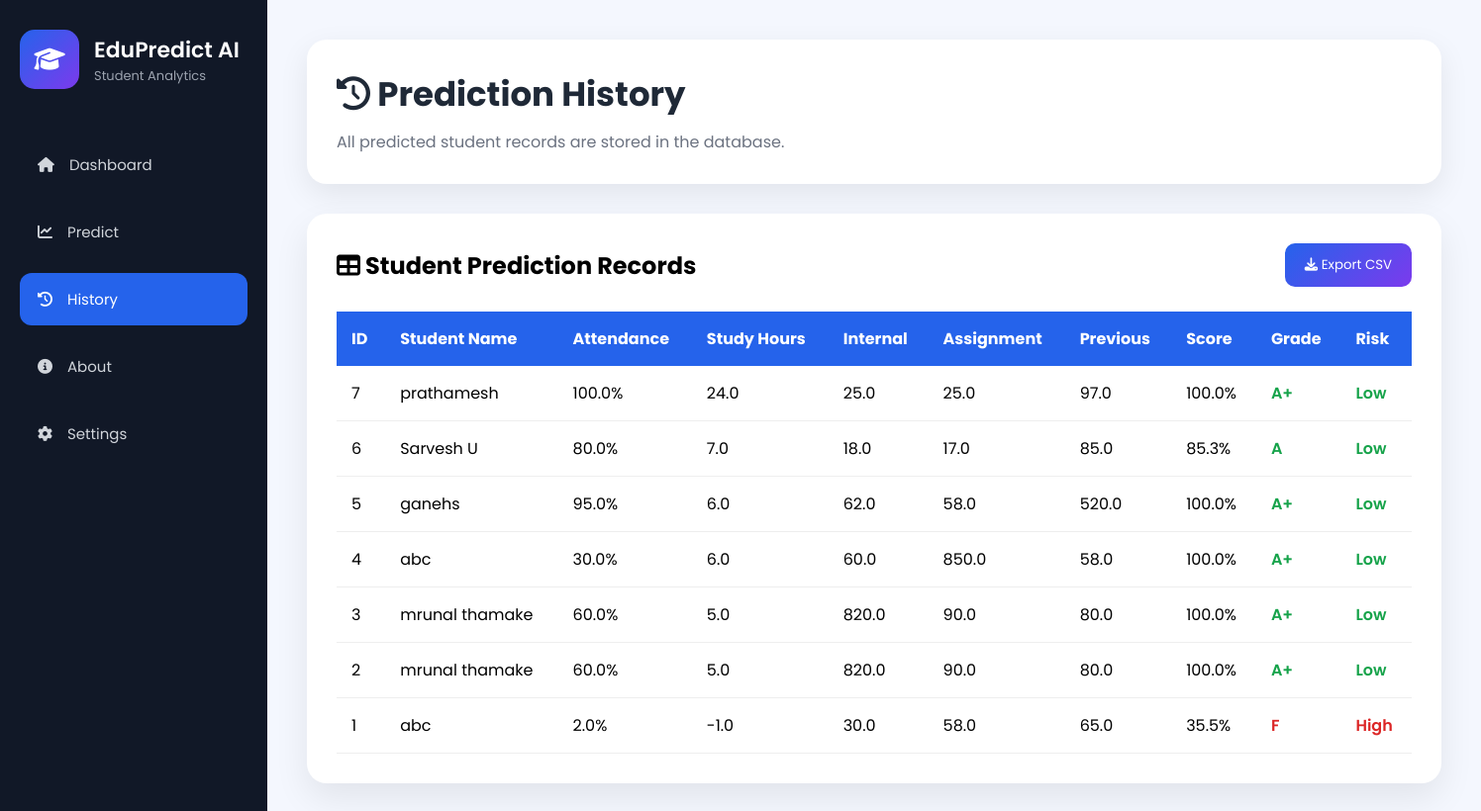
Before: /history with the older database file.
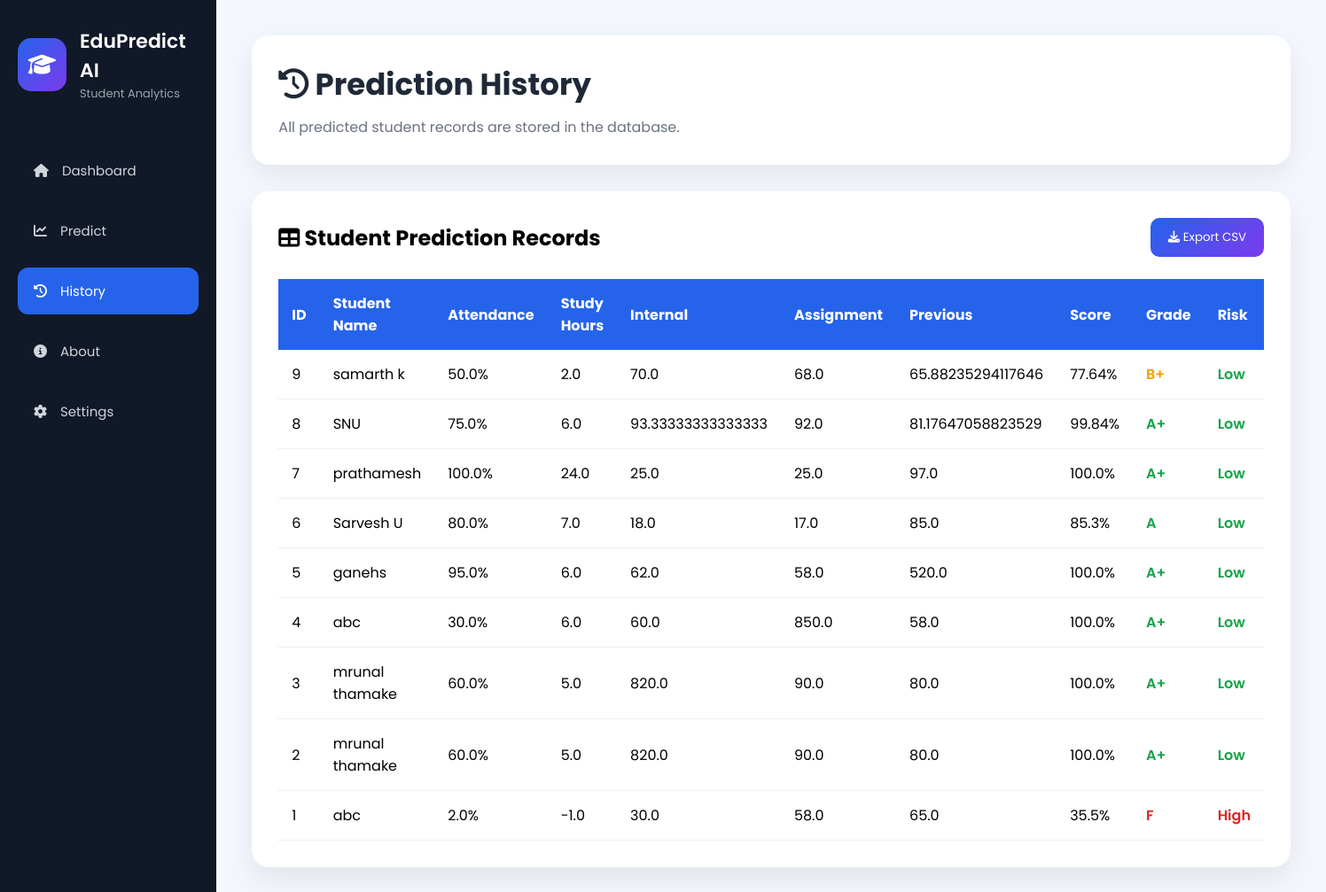
After: the same page with the newer database file.
### tables this page shows
CREATE TABLE students (

    id INTEGER PRIMARY KEY AUTOINCREMENT,

    name TEXT NOT NULL,

    attendance REAL,

    study_hours REAL,

    internal_marks REAL,

    assignment_marks REAL,

    previous_marks REAL,

    predicted_score REAL,

    grade TEXT,

    risk TEXT

);

### app.py (the view)
@app.route("/history")
def history():
    conn = sqlite3.connect("students.db")
    conn.row_factory = sqlite3.Row
    cursor = conn.cursor()
    cursor.execute("""
    SELECT * FROM students
    ORDER BY id DESC
    """)
    students = cursor.fetchall()
    conn.close()
    return render_template(
        "history.html",
        students=students
    )

### templates/history.html (shortened to what this page needs)
<!DOCTYPE html>
<html lang="en">
<head>
    <link rel="stylesheet"
        href="{{ url_for('static', filename='css/style.css') }}">
    <link rel="stylesheet"
        href="https://cdnjs.cloudflare.com/ajax/libs/font-awesome/6.7.2/css/all.min.css">
</head>
<body>
<div class="container">
    <aside class="sidebar">
        <div class="logo">
            <div class="logo-icon">
                <i class="fas fa-graduation-cap"></i>
            </div>
            <div>
                <h2>EduPredict AI</h2>
                <p>Student Analytics</p>
            </div>
        </div>
        <nav>
            <a href="{{ url_for('home') }}">
                <i class="fas fa-home"></i>
                Dashboard
            </a>
            <a href="{{ url_for('predict') }}">
                <i class="fas fa-chart-line"></i>
                Predict
            </a>
            <a href="{{ url_for('history') }}" class="active">
                <i class="fas fa-clock-rotate-left"></i>
                History
            </a>
            <a href="{{ url_for('about') }}">
                <i class="fas fa-circle-info"></i>
                About
            </a>
            <a href="{{ url_for('settings') }}">
                <i class="fas fa-gear"></i>
                Settings
            </a>
        </nav>
    </aside>
    <main class="main-content">
        <header>
            <h1>
                <i class="fas fa-history"></i>
                Prediction History
            </h1>
            <p>
                All predicted student records are stored in the database.
            </p>
        </header>
        <div class="history-card">
            <div class="table-header">
                <h2>
                    <i class="fas fa-table"></i>
                    Student Prediction Records
                </h2>
                <button class="export-btn">
                    <i class="fas fa-download"></i>
                    Export CSV
                </button>
            </div>
            <table>
                <thead>
                    <tr>
                        <th>ID</th>
                        <th>Student Name</th>
                        <th>Attendance</th>
                        <th>Study Hours</th>
                        <th>Internal</th>
                        <th>Assignment</th>
                        <th>Previous</th>
                        <th>Score</th>
                        <th>Grade</th>
                        <th>Risk</th>
                    </tr>
                </thead>
                <tbody>
                {% for student in students %}
                <tr>
                    <td>{{ student["id"] }}</td>
                    <td>{{ student["name"] }}</td>
                    <td>{{ student["attendance"] }}%</td>
                    <td>{{ student["study_hours"] }}</td>
                                        <td>{{ student["internal_marks"] }}</td>
                    <td>{{ student["assignment_marks"] }}</td>
                    <td>{{ student["previous_marks"] }}</td>
                    <td>{{ student["predicted_score"] }}%</td>
                    <td>
                        {% if student["grade"] == "A+" %}
                            <span class="low">{{ student["grade"] }}</span>
                        {% elif student["grade"] == "A" %}
                            <span class="low">{{ student["grade"] }}</span>
                        {% elif student["grade"] == "B+" %}
                            <span class="medium">{{ student["grade"] }}</span>
                        {% elif student["grade"] == "B" %}
                            <span class="medium">{{ student["grade"] }}</span>
                        {% else %}
                            <span class="high">{{ student["grade"] }}</span>
                        {% endif %}
                    </td>
                    <td>
                        {% if student["risk"] == "Low" %}
                            <span class="low">Low</span>
                        {% elif student["risk"] == "Medium" %}
                            <span class="medium">Medium</span>
                        {% else %}
                            <span class="high">High</span>
                        {% endif %}
                    </td>
                </tr>
                {% endfor %}
                </tbody>
            </table>
        </div>
    </main>
</div>
</body>
</html>

### static/css/style.css (style rules this page uses)
* { margin: 0; padding: 0; box-sizing: border-box; font-family: 'Poppins', sans-serif; }
body { background: #f4f7fe; }
.container { display: flex; min-height: 100vh; }
.sidebar { width: 270px; background: #111827; color: white; display: flex; flex-direction: column; padding: 30px 20px; }
.logo { display: flex; align-items: center; gap: 15px; margin-bottom: 50px; }
.logo-icon { width: 60px; height: 60px; background: linear-gradient(135deg, #2563eb, #7c3aed); border-radius: 15px; display: flex; justify-content: center; align-items: center; font-size: 25px; }
.logo h2 { font-size: 22px; font-weight: 600; }
.logo p { color: #9ca3af; font-size: 13px; }
nav { display: flex; flex-direction: column; gap: 15px; }
nav a { text-decoration: none; color: #d1d5db; padding: 15px 18px; border-radius: 12px; transition: .3s; display: flex; align-items: center; gap: 15px; font-size: 15px; }
.active { background: #2563eb; color: white; }
.main-content { flex: 1; padding: 40px; }
header { background: white; padding: 30px; border-radius: 20px; box-shadow: 0 10px 30px rgba(0, 0, 0, .08); }
header h1 { color: #1f2937; font-size: 34px; }
header p { margin-top: 10px; color: #6b7280; }
.history-card { margin-top: 30px; background: white; padding: 30px; border-radius: 20px; box-shadow: 0 15px 35px rgba(0, 0, 0, .08); }
.table-header { display: flex; justify-content: space-between; align-items: center; margin-bottom: 25px; }
.export-btn { background: linear-gradient(135deg, #2563eb, #7c3aed); color: white; border: none; padding: 12px 20px; border-radius: 10px; cursor: pointer; }
table { width: 100%; border-collapse: collapse; }
th { background: #2563eb; color: white; padding: 15px; text-align: left; }
td { padding: 15px; border-bottom: 1px solid #eee; }
.low { color: #16a34a; font-weight: 600; }
.medium { color: #f59e0b; font-weight: 600; }
.high { color: #dc2626; font-weight: 600; }

Changed rows visible on the page:
added students: id "9", name "samarth k", attendance "50.0", study_hours "2.0", internal_marks "70.0", assignment_marks "68.0", previous_marks "65.88235294117646", predicted_score "77.64", grade "B+", risk "Low"
added students: id "8", name "SNU", attendance "75.0", study_hours "6.0", internal_marks "93.33333333333333", assignment_marks "92.0", previous_marks "81.17647058823529", predicted_score "99.84", grade "A+", risk "Low"
